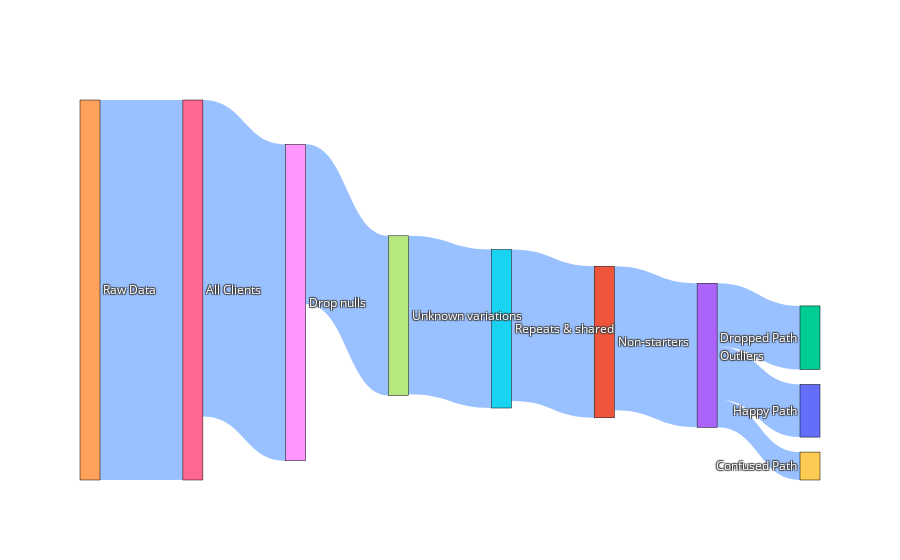

Write notebook code for a chart like this one.
### Code cell
import pandas as pd
import plotly.graph_objects as go

# Create a DataFrame with the data
data = pd.DataFrame({
    'Source': ['Raw Data','All Clients', 'Drop nulls', 'Unknown variations', 'Repeats & shared', 'Non-starters', 'Outliers', 'Outliers', 'Outliers'],
    'Target': ['All Clients','Drop nulls', 'Unknown variations', 'Repeats & shared', 'Non-starters', 'Outliers', 'Happy Path', 'Confused Path', 'Dropped Path'],
    'Value': [120157, 100048, 50487, 50109, 47914, 45541, 16637, 8828, 20090]
})

# Create lists for the Sankey diagram
sources = data['Source'].tolist()
targets = data['Target'].tolist()
values = data['Value'].tolist()

# Create a list of unique labels for the nodes
all_nodes = list(set(sources + targets))
node_indices = {node: i for i, node in enumerate(all_nodes)}

# Map the source and target labels to their corresponding indices
source_indices = [node_indices[source] for source in sources]
target_indices = [node_indices[target] for target in targets]

# Define custom colors for nodes (using a list of colors)
node_colors = [
    "#636EFA", "#EF553B", "#00CC96", "#AB63FA", "#FFA15A", 
    "#19D3F3", "#FF6692", "#B6E880", "#FF97FF", "#FECB52"
]

# Ensure node colors align with the all_nodes list length
node_colors = node_colors[:len(all_nodes)]

# Create the Sankey diagram with custom colors and values displayed
fig = go.Figure(go.Sankey(
    node=dict(
        pad=15,
        thickness=20,
        line=dict(color="black", width=0.5),
        label=all_nodes,
        color=node_colors  # Assign custom colors to nodes
    ),
    link=dict(
        source=source_indices,
        target=target_indices,
        value=values,
        color="rgba(0,100,255,0.4)",  # Customize link colors (semi-transparent blue)
        # Add text for the links with values
        label=[f"{value}" for value in values],
        customdata=[f"{value}" for value in values],  # Use custom data to display value
        hovertemplate='Flow: %{value}'  # Show the value in hover text
    )
))

# Update the layout and display the diagram with a transparent background
fig.update_layout(
    title_text="Data Cleaning Process",
    font_size=12,
    paper_bgcolor='rgba(0,0,0,0)',
    plot_bgcolor='rgba(0,0,0,0)',
    title_font=dict(color="white"),  # Set title color to white for better contrast
    font_color="white"  # Set overall font color to white for labels
)

fig.show()

### Figure 1 — Plotly figure (JSON) as saved in the notebook; plotly's stock layout.template omitted (floating-point values rounded to 4 significant figures)
{"data": [{"link": {"color": "rgba(0,100,255,0.4)", "customdata": ["120157", "100048", "50487", "50109", "47914", "45541", "16637", "8828", "20090"], "hovertemplate": "Flow: %{value}", "label": ["120157", "100048", "50487", "50109", "47914", "45541", "16637", "8828", "20090"], "source": [4, 6, 8, 7, 5, 1, 3, 3, 3], "target": [6, 8, 7, 5, 1, 3, 0, 9, 2], "value": [120157, 100048, 50487, 50109, 47914, 45541, 16637, 8828, 20090]}, "node": {"color": ["#636EFA", "#EF553B", "#00CC96", "#AB63FA", "#FFA15A", "#19D3F3", "#FF6692", "#B6E880", "#FF97FF", "#FECB52"], "label": ["Happy Path", "Non-starters", "Dropped Path", "Outliers", "Raw Data", "Repeats & shared", "All Clients", "Unknown variations", "Drop nulls", "Confused Path"], "line": {"color": "black", "width": 0.5}, "pad": 15, "thickness": 20}, "type": "sankey"}], "layout": {"font": {"color": "white", "size": 12}, "paper_bgcolor": "rgba(0,0,0,0)", "plot_bgcolor": "rgba(0,0,0,0)", "title": {"font": {"color": "white"}, "text": "Data Cleaning Process"}}}
